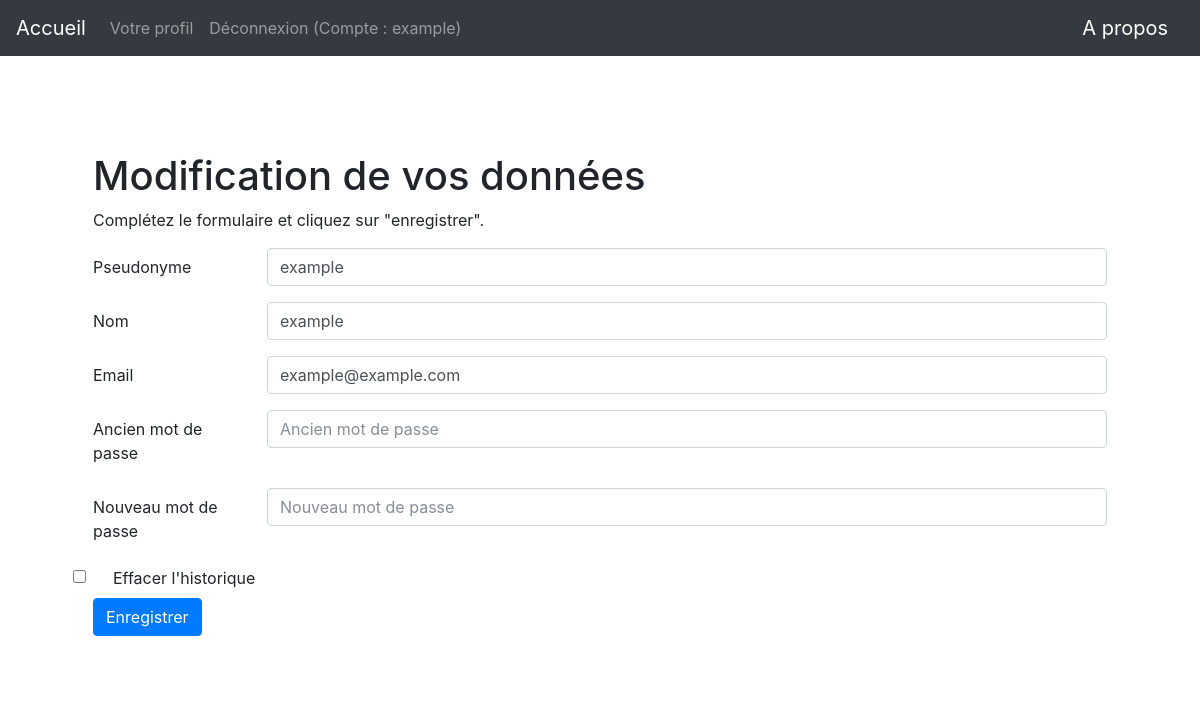
Page /modification (signed in) on the earlier database version.
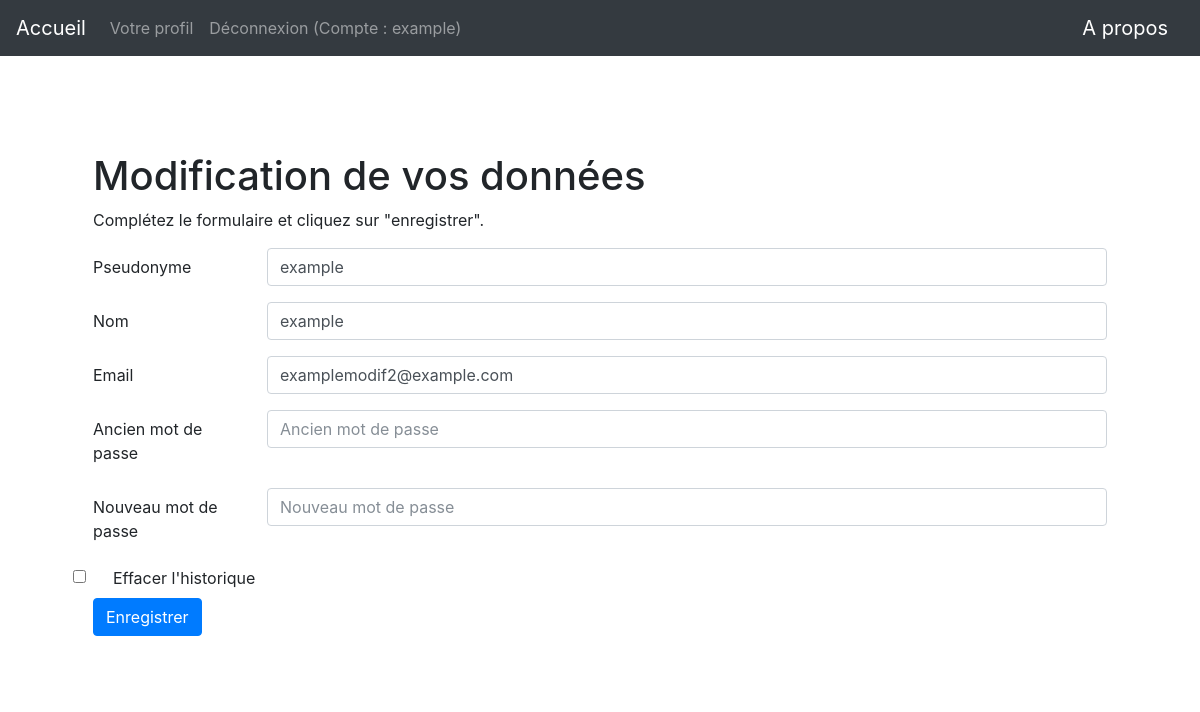
Same page on the later database version.
### app/modeles/utilisateurs.py (models this page shows, shortened)
class User(UserMixin, users.Model):
    user_id = users.Column(users.Integer, unique=True, nullable=False, primary_key=True, autoincrement=True)
    user_nom = users.Column(users.Text, nullable=False)
    user_login = users.Column(users.String(45), nullable=False, unique=True)
    user_email = users.Column(users.Text, nullable=False)
    user_password = users.Column(users.String(100), nullable=False)
    user_historique = users.Column(users.String(1000))

### app/routes.py (the view, shortened to what this page needs)
@app.route("/modification", methods=["POST", "GET"])
@login_required
def modification():
    id = current_user.user_id
    user = User.query.get_or_404(id)
    return render_template("edition.html", user=user)

### app/modeles/utilisateurs.py (called while the page is built)
@login.user_loader
def trouver_utilisateur_via_id(identifiant):
    return User.query.get(int(identifiant))

### app/templates/edition.html (shortened to what this page needs)
{% extends "base.html" %}
{% block body %}
<h1>Modification de vos données</h1>
<p>Complétez le formulaire et cliquez sur "enregistrer".</p>
<form class="form" method="POST" action="{{url_for("modification")}}">
  <div class="form-group row">
    <label for="register-login" class="col-sm-2 col-form-label">Pseudonyme</label>
    <div class="col-sm-10">
      <input type="text" class="form-control" id="register-login" name="login" value="{{user.user_login}}">
    </div>
  </div>
  <div class="form-group row">
    <label for="register-nom" class="col-sm-2 col-form-label">Nom</label>
    <div class="col-sm-10">
      <input type="text" class="form-control" id="register-nom" value="{{user.user_nom}}" name="nom">
    </div>
  </div>
  <div class="form-group row">
    <label for="register-email" class="col-sm-2 col-form-label">Email</label>
    <div class="col-sm-10">
      <input type="email" class="form-control" id="register-email" value="{{user.user_email}}" name="email">
    </div>
  </div>
  <div class="form-group row">
    <label for="register-password" class="col-sm-2 col-form-label">Ancien mot de passe</label>
    <div class="col-sm-10">
      <input type="password" class="form-control" id="old-password" placeholder="Ancien mot de passe" name="anc_motdepasse">
    </div>
  </div>
<div class="form-group row">
    <label for="register-password" class="col-sm-2 col-form-label">Nouveau mot de passe</label>
    <div class="col-sm-10">
      <input type="password" class="form-control" id="register-password" placeholder="Nouveau mot de passe" name="nouv_motdepasse">
    </div>
  </div>
  <div class="form-check">
  <input class="form-check-input" type="checkbox" id="effacer">
  <label class="form-check-label" for="effacer">
    Effacer l'historique
  </label>
</div>
  <div>
    <button type="submit" class="btn btn-primary">Enregistrer</button>
  </div>
</form>
{% endblock %}

### app/templates/base.html (shortened to what this page needs)
<!DOCTYPE html>
<html lang="fr">
    <head>
        {% include "css.html" %}
    </head>
    <nav class="navbar navbar-expand-md navbar-dark bg-dark justify-content-between">
        <a class="navbar-brand" href="{{ url_for('accueil') }}">Accueil</a>
        <ul class="navbar-nav mr-auto">
            {% if not current_user.is_authenticated %}
              <li class="nav-item">
                <a class="nav-link" href="{{url_for("inscription")}}">Inscription</a>
              </li>
              <li class="nav-item">
                <a class="nav-link" href="{{url_for("connexion")}}">Connexion</a>
              </li>
            {% else %}
            <li class="nav-item">
              <a class="nav-link" href="{{url_for("profil")}}">Votre profil</a>
            </li>
              <li class="nav-item">
                <a class="nav-link" href="{{url_for("deconnexion")}}">Déconnexion (Compte : {{current_user.user_nom}})</a>
              </li>
            {% endif %}
        </ul>
        <a class="navbar-brand" href="{{ url_for('a_propos') }}">A propos</a>
    </nav>
     <body class="body">
        <div class="container">
            <div class="card border-0 shadow my-5">
              <div class="card-body p-5">
                {% block body %}
                {% endblock %}
              </div>
            </div>
          </div>
    </body>
</html>

### app/templates/css.html
<link rel="stylesheet" href="{{ url_for('static', filename='css/bootstrap.css')}}">

Differences in the rows shown:
changed User "example": email "example@example.com" → "examplemodif2@example.com"
